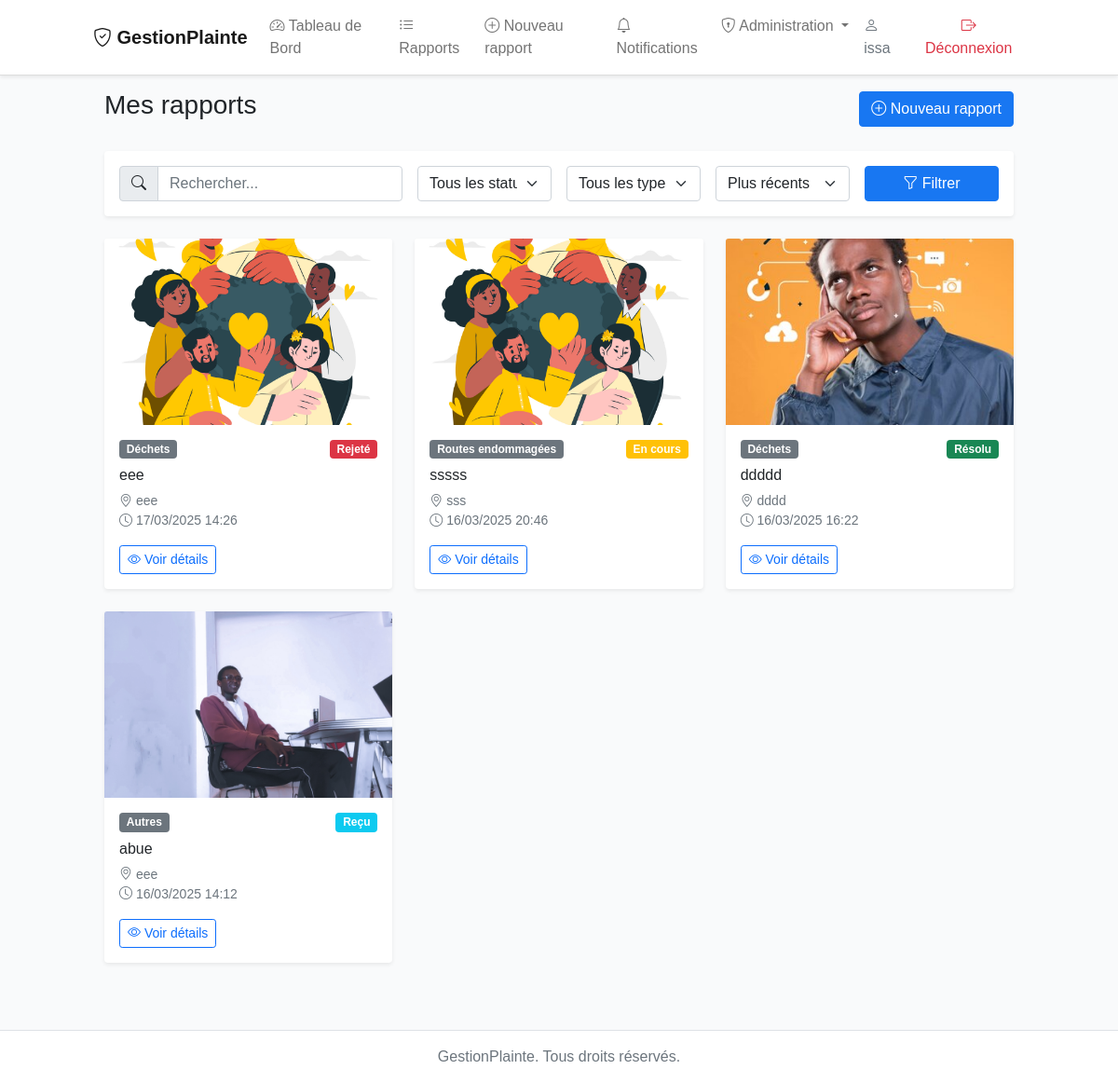
The app's page /reports/ (signed in), older data.
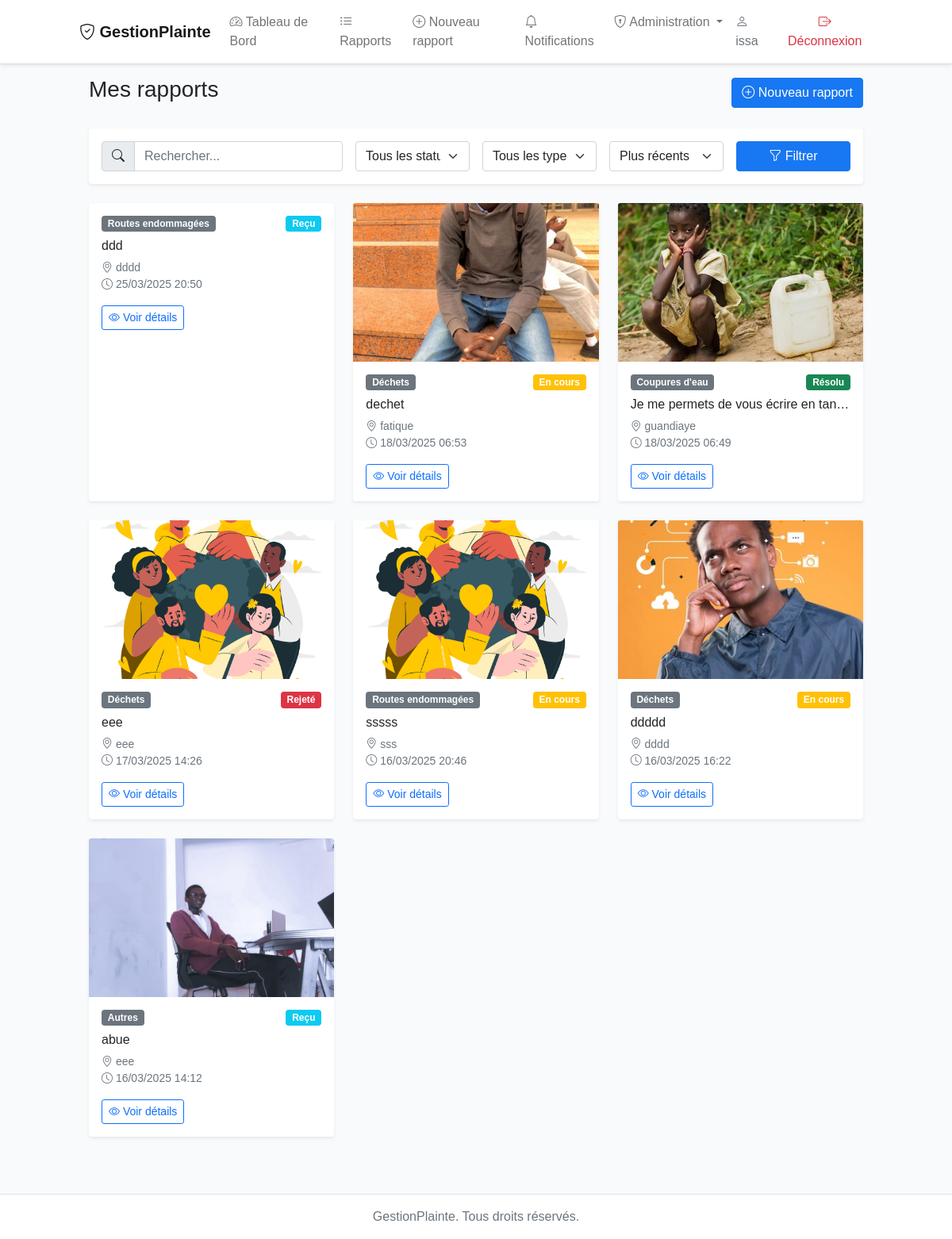
The same page, newer data.
### plaintes/models.py (models this page shows, shortened)
class User(AbstractUser):
    ROLES = (
        ('citizen', 'Citoyen'),  # Rôle de citoyen
        ('admin', 'Administrateur'),  # Rôle d'administrateur
        ('moderator', 'Modérateur'),  # Rôle de modérateur
    )
    role = models.CharField(max_length=20, choices=ROLES, default='citizen')
    phone_number = models.CharField(max_length=15, blank=True, null=True)

class Report(models.Model):
    PROBLEM_TYPES = (
        ('waste', 'Déchets'),  # Problèmes liés aux déchets
        ('road', 'Routes endommagées'),  # Problèmes de routes
        ('water', 'Coupures d\'eau'),  # Problèmes d'approvisionnement en eau
        ('electricity', 'Problèmes électriques'),  # Problèmes d'électricité
        ('other', 'Autres'),  # Autres types de problèmes
    )
    STATUS_CHOICES = (
        ('received', 'Reçu'),  # Rapport reçu
        ('in_progress', 'En cours'),  # Rapport en cours de traitement
        ('rejected', 'Rejeté'),  # Rapport rejeté
        ('resolved', 'Résolu'),  # Rapport résolu
    )
    user = models.ForeignKey(User, on_delete=models.CASCADE)
    description = models.TextField()
    problem_type = models.CharField(max_length=20, choices=PROBLEM_TYPES, default='other')
    location = models.CharField(max_length=255)
    status = models.CharField(max_length=20, choices=STATUS_CHOICES, default='received')
    created_at = models.DateTimeField(auto_now_add=True)
    updated_at = models.DateTimeField(auto_now=True)
    media = models.FileField(upload_to='reports/', blank=True, null=True)

### plaintes/views.py (the view)
# urls.py: path('reports/', views.report_list, name='report_list'),
@login_required
def report_list(request):
    reports = Report.objects.all()
    if request.user.role != 'admin':
        reports = reports.filter(user=request.user)
    status = request.GET.get('status')
    problem_type = request.GET.get('type')
    search = request.GET.get('search')
    sort = request.GET.get('sort', '-created_at')
    if status:
        reports = reports.filter(status=status)
    if problem_type:
        reports = reports.filter(problem_type=problem_type)
    if search:
        reports = reports.filter(description__icontains=search)
    valid_sort_fields = ['created_at', '-created_at', 'updated_at', '-updated_at', 'status', '-status']
    if sort not in valid_sort_fields:
        sort = '-created_at'  # Valeur par défaut si le tri est invalide
    reports = reports.order_by(sort)
    paginator = Paginator(reports, 12)
    page = request.GET.get('page')
    reports = paginator.get_page(page)
    context = {
        'reports': reports,
        'current_status': status,
        'current_type': problem_type,
        'current_search': search,
        'current_sort': sort
    }
    return render(request, 'plaintes/report_list.html', context)

### plaintes/templates/plaintes/report_list.html (shortened to what this page needs)
{% extends 'plaintes/pricipal.html' %}
{% load static %}
{% block content %}
<div class="container py-4">
    <div class="row mb-4">
        <div class="col-12">
            <div class="d-flex justify-content-between align-items-center mb-4">
                <h1 class="h3">
                    {% if request.GET.admin %}
                        Liste des rapports
                    {% else %}
                        Mes rapports
                    {% endif %}
                </h1>
                <a href="{% url 'create_report' %}" class="btn btn-primary">
                    <i class="bi bi-plus-circle"></i> Nouveau rapport
                </a>
            </div>
            <div class="card border-0 shadow-sm">
                <div class="card-body">
                    <form method="get" class="row g-3">
                        <div class="col-md-4">
                            <div class="input-group">
                                <span class="input-group-text">
                                    <i class="bi bi-search"></i>
                                </span>
                                <input type="text" name="search" class="form-control" placeholder="Rechercher..." value="{{ search_query }}">
                            </div>
                        </div>
                        <div class="col-md-2">
                            <select name="status" class="form-select">
                                <option value="">Tous les statuts</option>
                            </select>
                        </div>
                        <div class="col-md-2">
                            <select name="type" class="form-select">
                                <option value="">Tous les types</option>
                            </select>
                        </div>
                        <div class="col-md-2">
                            <select name="sort" class="form-select">
                                <option value="newest" {% if sort == 'newest' %}selected{% endif %}>Plus récents</option>
                            </select>
                        </div>
                        <div class="col-md-2">
                            <button type="submit" class="btn btn-primary w-100">
                                <i class="bi bi-funnel"></i> Filtrer
                            </button>
                        </div>
                    </form>
                </div>
            </div>
        </div>
    </div>
    <div class="row">
        {% if reports %}
            {% for report in reports %}
                <div class="col-md-6 col-lg-4 mb-4">
                    <div class="card h-100 border-0 shadow-sm">
                        {% if report.media %}
                            <img src="{{ report.media.url }}" class="card-img-top" alt="Media" style="height: 200px; object-fit: cover;">
                        {% endif %}
                        <div class="card-body">
                            <div class="d-flex justify-content-between align-items-start mb-2">
                                <span class="badge bg-secondary">{{ report.get_problem_type_display }}</span>
                                <span class="badge {% if report.status == 'received' %}bg-info
                                    {% elif report.status == 'in_progress' %}bg-warning
                                    {% elif report.status == 'resolved' %}bg-success
                                    {% else %}bg-danger{% endif %}">
                                    {{ report.get_status_display }}
                                </span>
                            </div>
                            <h5 class="card-title text-truncate">{{ report.description|truncatechars:50 }}</h5>
                            <p class="card-text small text-muted mb-3">
                                <i class="bi bi-geo-alt"></i> {{ report.location }}<br>
                                <i class="bi bi-clock"></i> {{ report.created_at|date:"d/m/Y H:i" }}
                            </p>
                            <div class="d-flex justify-content-between align-items-center">
                                <a href="{% url 'report_detail' report.id %}" class="btn btn-outline-primary btn-sm">
                                    <i class="bi bi-eye"></i> Voir détails
                                </a>
                            </div>
                        </div>
                    </div>
                </div>
            {% endfor %}
        {% endif %}
    </div>
</div>
{% endblock %}

### plaintes/templates/plaintes/pricipal.html (shortened to what this page needs)
{% load static %}
<!DOCTYPE html>
<html lang="fr">
<head>
    <link href="https://cdn.jsdelivr.net/npm/bootstrap@5.1.3/dist/css/bootstrap.min.css" rel="stylesheet">
    <link rel="stylesheet" href="https://cdn.jsdelivr.net/npm/bootstrap-icons@1.11.1/font/bootstrap-icons.css">
    <link href="https://cdn.jsdelivr.net/npm/tailwindcss@2.2.19/dist/tailwind.min.css" rel="stylesheet">
    <link rel="stylesheet" href="{% static 'plaintes/css/style.css' %}">
</head>
<body class="min-h-screen bg-gray-50">
    <nav style="position: fixed;width: 100%;top:0;z-index: 10" class="navbar navbar-expand-lg navbar-light bg-white shadow-sm">
        <div class="container">
            <a class="navbar-brand font-bold text-blue-600" href="{% url 'home' %}">
                <i class="bi bi-shield-check"></i> GestionPlainte
            </a>
            <div class="collapse navbar-collapse" id="navbarNav">
                <ul class="navbar-nav me-auto">
                    {% if user.is_authenticated %}
                        {% if user.is_staff %}
                            <li class="nav-item">
                                <a class="nav-link" href="{% url 'tableau_de_bord_admin' %}">
                                    <i class="bi bi-speedometer2"></i> Tableau de Bord
                                </a>
                            </li>
                        {% else %}
                            <li class="nav-item">
                                <a class="nav-link" href="{% url 'tableau_de_bord_citoyen' %}">
                                    <i class="bi bi-person-workspace"></i> Mon Tableau de Bord
                                </a>
                            </li>
                        {% endif %}
                        <li class="nav-item">
                            <a class="nav-link" href="{% url 'report_list' %}">
                                <i class="bi bi-list-ul"></i> Rapports
                            </a>
                        </li>
                        <li class="nav-item">
                            <a class="nav-link" href="{% url 'create_report' %}">
                                <i class="bi bi-plus-circle"></i> Nouveau rapport
                            </a>
                        </li>
                        <li class="nav-item">
                            <a class="nav-link position-relative" href="{% url 'notification_list' %}">
                                <i class="bi bi-bell"></i> Notifications
                            </a>
                        </li>
                        {% if user.role == 'admin' %}
                            <li class="nav-item dropdown">
                                <a class="nav-link dropdown-toggle" href="#" id="adminDropdown" role="button" data-bs-toggle="dropdown">
                                    <i class="bi bi-shield-lock"></i> Administration
                                </a>
                            </li>
                        {% endif %}
                    {% endif %}
                </ul>
                <ul  class="navbar-nav">
                    {% if user.is_authenticated %}
                        <li class="nav-item">
                            <span class="nav-link text-muted">
                                <i class="bi bi-person"></i> {{ user.username }}
                            </span>
                        </li>
                        <li class="nav-item">
                            <form method="POST" action="{% url 'logout' %}" class="d-inline">
                                <button type="submit" class="nav-link text-danger">
                                    <i class="bi bi-box-arrow-right"></i> Déconnexion
                                </button>
                            </form>
                        </li>
                    {% endif %}
                </ul>
            </div>
        </div>
    </nav>
    <main class="container py-4 mt-5">
        {% block content %}{% endblock %}
    </main>
    <footer class="footer mt-auto py-3 bg-white border-top">
        <div class="container text-center">
            <span class="text-muted">  GestionPlainte. Tous droits réservés.</span>
        </div>
    </footer>
</body>
</html>

### plaintes/static/plaintes/css/style.css (style rules this page uses)
body { background-color: #f0f2f5; font-family: 'Helvetica', sans-serif; }
.navbar { border-bottom: 1px solid #ddd; }
.card { transition: all 0.2s ease-in-out; }
.btn-primary { background-color: #1877f2; border-color: #1877f2; }

Row changes from the older to the newer data that the page shows:
added Report: problem_type "Routes endommagées", status "Reçu", description "ddd", location "dddd", created_at "25/03/2025 20:50"
added Report: media (picture), problem_type "Déchets", status "En cours", description "dechet", location "fatique", created_at "18/03/2025 06:53"
added Report: media (picture), problem_type "Coupures d'eau", status "Résolu", description "Je me permets de vous écrire en tan…", location "guandiaye", created_at "18/03/2025 06:49"
changed Report "ddddd": status "Résolu" → "En cours"
